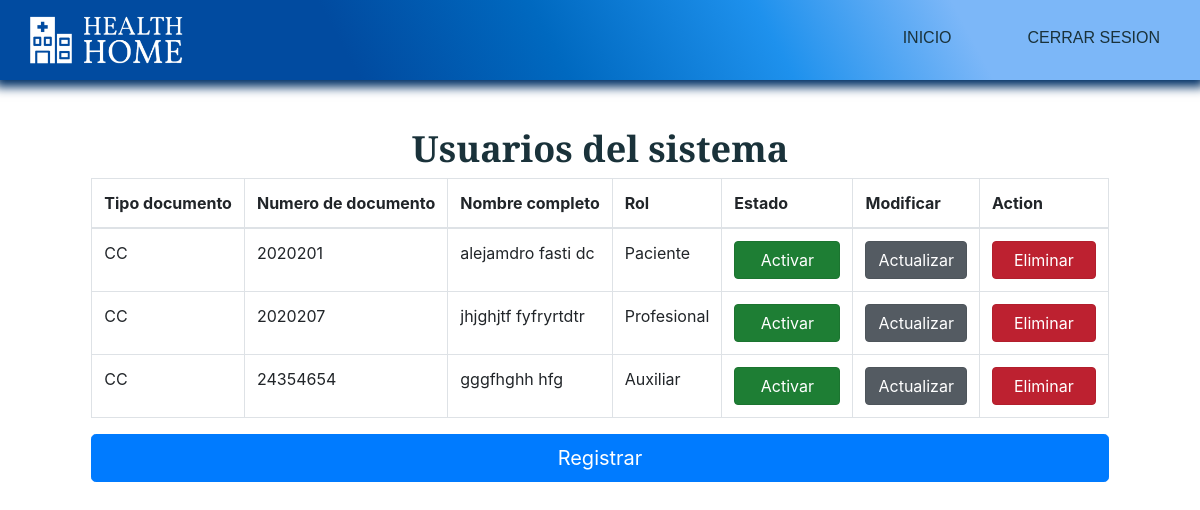
Before: /index.php?c=Administrador&a=gestion_u with the older database file.
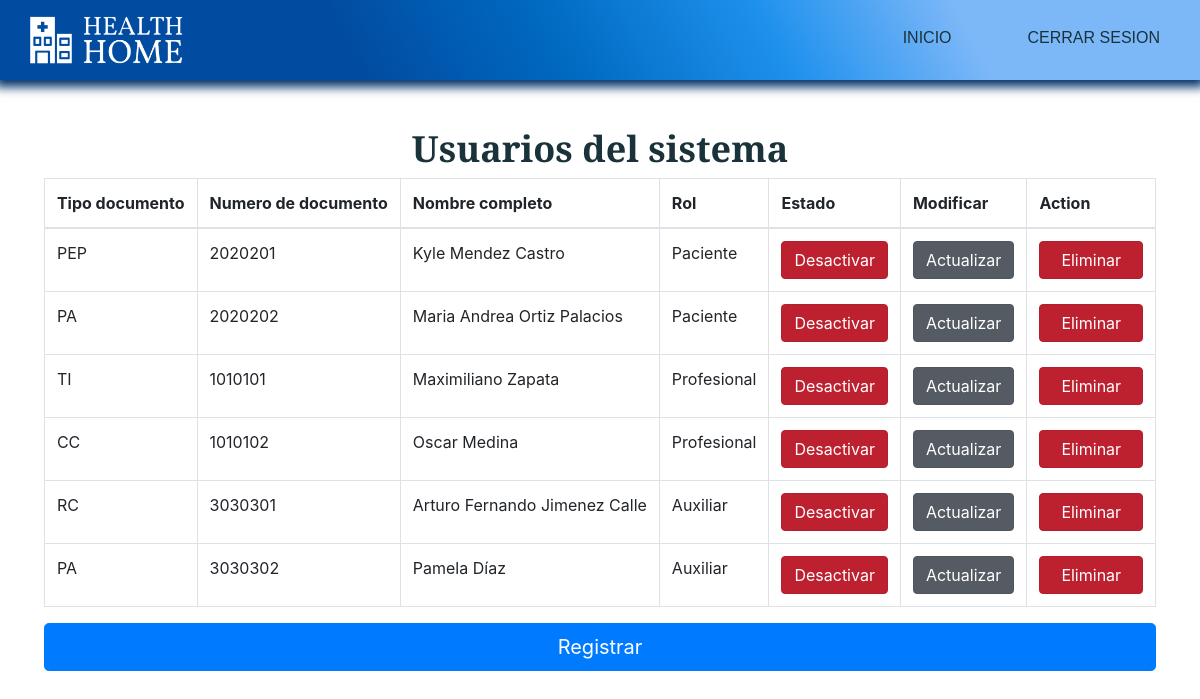
After: the same page with the newer database file.
### tables this page shows
CREATE TABLE `paciente` (
  `id_paciente` varchar(20) NOT NULL,
  `id_tipo_doc` varchar(5) NOT NULL,
  `nombres_pac` varchar(40) NOT NULL,
  `apellidos_pac` varchar(40) NOT NULL,
  `tel_pac` bigint(10) NOT NULL,
  `correo_pac` varchar(30) NOT NULL,
  `sexo_pac` varchar(15) NOT NULL,
  `estado_pac` tinyint(1) NOT NULL,
  `pass_pac` varchar(20) NOT NULL,
  `create_pac` datetime NOT NULL DEFAULT current_timestamp()
);

CREATE TABLE `profesional` (
  `id_profesional` varchar(20) NOT NULL,
  `id_tipo_doc` varchar(5) NOT NULL,
  `id_consultorios` varchar(3) DEFAULT NULL,
  `id_especialidad` tinyint(2) DEFAULT NULL,
  `nombres_prof` varchar(40) NOT NULL,
  `apellidos_prof` varchar(40) NOT NULL,
  `tel_prof` bigint(10) NOT NULL,
  `correo_prof` varchar(30) NOT NULL,
  `dias_laborales` text NOT NULL,
  `franja_horaria` varchar(30) NOT NULL,
  `estado_prof` tinyint(1) NOT NULL,
  `pass_prof` varchar(20) NOT NULL,
  `create_prof` datetime NOT NULL DEFAULT current_timestamp()
);

CREATE TABLE `auxiliar` (
  `id_auxiliar` varchar(20) NOT NULL,
  `id_tipo_doc` varchar(5) NOT NULL,
  `nombres_aux` varchar(40) NOT NULL,
  `apellidos_aux` varchar(40) NOT NULL,
  `tel_aux` bigint(10) NOT NULL,
  `correo_aux` varchar(30) NOT NULL,
  `estado_aux` tinyint(1) NOT NULL,
  `pass_aux` varchar(20) NOT NULL,
  `create_aux` datetime NOT NULL DEFAULT current_timestamp()
);

### controllers/Administrador.php (called while the page is built, shortened)
<?php
	class AdministradorController {
		public function __construct(){
			require_once "models/AdministradorModel.php";
		}
		public function gestion_u(){
			$usuarios = new Administrador_model();
			$data["pacientes"] = $usuarios->get_pacientes();
			$data["profesionales"] = $usuarios->get_profesional();
			$data["auxiliares"] = $usuarios->get_auxiliar();
			require_once "views/administrador/gestion_usuarios/gestion_usuarios.php";
		}
	}
?>

### config/database.php (called while the page is built)
<?php
	class Conectar {
		public static function conexion(){
			$conexion = new mysqli("localhost", "root", "", "clinica_health_home");
			return $conexion;
		}
	}
?>

### models/AdministradorModel.php (called while the page is built, shortened)
<?php
	class Administrador_model {
		private $db;
		private $paciente;
        private $profesional;
        private $auxiliar;
		public function __construct(){
			$this->db = Conectar::conexion();
			$this->paciente = array();
            $this->profesional = array();
            $this->auxiliar = array();
		}
		public function get_pacientes()
		{
			$sql = "SELECT * FROM paciente";
			$resultado = $this->db->query($sql);
			while($row = $resultado->fetch_assoc())
			{
				$this->paciente[] = $row;
			}
			return $this->paciente;
		}
        public function get_profesional()
		{
			$sql = "SELECT * FROM profesional";
			$resultado = $this->db->query($sql);
			while($row = $resultado->fetch_assoc())
			{
				$this->profesional[] = $row;
			}
			return $this->profesional;
		}
        public function get_auxiliar()
		{
			$sql = "SELECT * FROM auxiliar";
			$resultado = $this->db->query($sql);
			while($row = $resultado->fetch_assoc())
			{
				$this->auxiliar[] = $row;
			}
			return $this->auxiliar;
		}
	}
?>

### views/administrador/gestion_usuarios/gestion_usuarios.php (the view, shortened to what this page needs)
<!DOCTYPE html>
<html lang="en">
<head>
    <link rel="stylesheet" href="assets/css/estilos.css">
    <link rel="stylesheet" href="https://stackpath.bootstrapcdn.com/bootstrap/4.4.1/css/bootstrap.min.css">
    <link rel="stylesheet" type="text/css" href="https://cdn.datatables.net/v/bs4/dt-1.10.20/datatables.min.css"/>
    <link rel="stylesheet" type="text/css" href="https://cdn.datatables.net/responsive/2.2.3/css/responsive.dataTables.min.css">
</head>
<body>
    <header>
        <div class="container__menu">
            <div class="logo">
                <img src="assets/images/Logo2.png" alt="">
            </div>
            <div class="menu">
                <nav id="nav">
                    <ul>
                        <li><a href="index.php?c=Administrador&a=index">Inicio</a></li>
                        <li><a href="">Cerrar sesion</a></li>
                    </ul>
                </nav>
            </div>
        </div>
    </header>
    <main>
        <div class="container__cover">
            <div class="cover">
                <div class="caja3">
                    <h1>Usuarios del sistema</h1>
                    <div class="row">
                        <div class="col-lg-12">
                            <table id="example" class="table table-bordered  display nowrap" cellspacing="0" width="100%">
                                <thead>
                                    <tr>
                                        <th>Tipo documento</th>
                                        <th>Numero de documento</th>
                                        <th>Nombre completo</th>
                                        <th>Rol</th>
                                        <th>Estado</th>
                                        <th>Modificar</th>
                                        <th>Action</th>
                                    </tr>
                                </thead>
                                <tbody>
                                    <?php foreach ($data["pacientes"] as $dato) {
                                      if($dato["estado_pac"]==1){
                                        $url="index.php?c=Administrador&a=cambio_estado_1_pac&id=";
                                        $boton="class='btn btn-danger active' role='button' aria-pressed='true'>Desactivar</a>";
                                      }else{
                                        $url="index.php?c=Administrador&a=cambio_estado_2_pac&id=";
                                        $boton="class='btn btn-success active' role='button' aria-pressed='true'>&nbsp&nbsp&nbspActivar&nbsp&nbsp&nbsp</a>";
                                      }
                                      echo "<tr>";
                                      echo "<td>".$dato["id_tipo_doc"]."</td>";
                                      echo "<td>".$dato["id_paciente"]."</td>";
                                      echo "<td>".$dato["nombres_pac"]."&nbsp".$dato["apellidos_pac"]."</td>";
                                      echo "<td> Paciente </td>";
                                      echo "<td><a href='"."$url".$dato["id_paciente"]."' ".$boton."</td>";
                                      echo "<td><a href='index.php?c=Administrador&a=actualizar_pac&id=".$dato["id_paciente"]."' class='btn btn-secondary active' role='button' aria-pressed='true'>Actualizar</a></td>";
                                      echo "<td><a href='index.php?c=Administrador&a=eliminar_pac&id=".$dato["id_paciente"]."' class='btn btn-danger active' role='button' aria-pressed='true'>&nbsp&nbspEliminar&nbsp&nbsp</a></td>";
                                      echo "</tr>";
                                    }
                                    foreach ($data["profesionales"] as $dato){
                                        if($dato["estado_prof"]==1){
                                            $url="index.php?c=Administrador&a=cambio_estado_1_prof&id=";
                                            $boton="class='btn btn-danger active' role='button' aria-pressed='true'>Desactivar</a>";
                                          }else{
                                            $url="index.php?c=Administrador&a=cambio_estado_2_prof&id=";
                                            $boton="class='btn btn-success active' role='button' aria-pressed='true'>&nbsp&nbsp&nbspActivar&nbsp&nbsp&nbsp</a>";
                                          }
                                        echo "<tr>";
                                        echo "<td>".$dato["id_tipo_doc"]."</td>";
                                        echo "<td>".$dato["id_profesional"]."</td>";
                                        echo "<td>".$dato["nombres_prof"]."&nbsp".$dato["apellidos_prof"]."</td>";
                                        echo "<td> Profesional </td>";
                                        echo "<td><a href='"."$url".$dato["id_profesional"]."' ".$boton."</td>";
                                        echo "<td><a href='index.php?c=Administrador&a=actualizar_prof&id=".$dato["id_profesional"]."' class='btn btn-secondary active' role='button' aria-pressed='true'>Actualizar</a></td>";
                                        echo "<td><a href='index.php?c=Administrador&a=eliminar_prof&id=".$dato["id_profesional"]."' class='btn btn-danger active' role='button' aria-pressed='true'>&nbsp&nbspEliminar&nbsp&nbsp</a></td>";
                                        echo "</tr>";
                                    }
                                    foreach ($data["auxiliares"] as $dato){
                                        if($dato["estado_aux"]==1){
                                            $url="index.php?c=Administrador&a=cambio_estado_1_aux&id=";
                                            $boton="class='btn btn-danger active' role='button' aria-pressed='true'>Desactivar</a>";
                                          }else{
                                            $url="index.php?c=Administrador&a=cambio_estado_2_aux&id=";
                                            $boton="class='btn btn-success active' role='button' aria-pressed='true'>&nbsp&nbsp&nbspActivar&nbsp&nbsp&nbsp</a>";
                                          }
                                        echo "<tr>";
                                        echo "<td>".$dato["id_tipo_doc"]."</td>";
                                        echo "<td>".$dato["id_auxiliar"]."</td>";
                                        echo "<td>".$dato["nombres_aux"]."&nbsp".$dato["apellidos_aux"]."</td>";
                                        echo "<td> Auxiliar </td>";
                                        echo "<td><a href='"."$url".$dato["id_auxiliar"]."' ".$boton."</td>";
                                        echo "<td><a href='index.php?c=Administrador&a=actualizar_aux&id=".$dato["id_auxiliar"]."' class='btn btn-secondary active' role='button' aria-pressed='true'>Actualizar</a></td>";
                                        echo "<td><a href='index.php?c=Administrador&a=eliminar_aux&id=".$dato["id_auxiliar"]."' class='btn btn-danger active' role='button' aria-pressed='true'>&nbsp&nbspEliminar&nbsp&nbsp</a></td>";
                                        echo "</tr>";
                                    }
                                    ?>
                                </tbody>
                            </table>
                        </div>
                    </div>
                    <button id="btn1" class="btn btn-primary btn-lg btn-block">Registrar</button>
                </div>
            </div>
        </div>
    </main>
</body>
</html>

### index.php (shortened to what this page needs)
<?php
	require_once "config/database.php";
    require_once "core/routes.php";
    require_once "controllers/Administrador.php";
	if(isset($_GET['c'])){
		$controlador = cargarControlador($_GET['c']);
		if(isset($_GET['a'])){
			if(isset($_GET['id'])){
				cargarAccion($controlador, $_GET['a'], $_GET['id']);
				} else {
				cargarAccion($controlador, $_GET['a']);
			}
			} else {
			cargarAccion($controlador, ACCION_PRINCIPAL);
		}
		} else {
		$controlador = cargarControlador(CONTROLADOR_PRINCIPAL);
		$accionTmp = ACCION_PRINCIPAL;
		$controlador->$accionTmp();
	}
?>

### core/routes.php (shortened to what this page needs)
<?php
	function cargarAccion($controller, $accion, $id = null){
		if(isset($accion) && method_exists($controller, $accion)){
			if($id == null){
				$controller->$accion();
				} else {
				$controller->$accion($id);
			}
			} else {
			$controller->ACCION_PRINCIPAL();
		}
	}
?>

### assets/css/estilos.css (style rules this page uses)
* { margin: 0; padding: 0; box-sizing: border-box; }
body { font-family: 'Montserrat', sans-serif; }
header { box-shadow: 0px 2px 10px 5px rgb(1, 48, 102); width: 100%; height: 80px; position: fixed; z-index: 1; padding: 40px; background: linear-gradient(62deg, rgba(1, 75, 160, 1) 29%, rgba(0, 105, 192, 1) 46%, rgba(30, 145, 237, 1) 64%, rgba(124, 183, 248, 1) 80%); }
.container__menu { max-width: 1200px; height: 100%; margin: auto; display: flex; justify-content: space-between; }
.logo { height: 100%; display: flex; align-items: center; }
.logo img { width: 170px; }
.menu { display: flex; align-items: center; margin-top: 11px; }
.menu ul { display: flex; }
.menu ul li { list-style: none; margin-left: 36px; }
.menu ul li a { font-family: 'Merriweather Sans', sans-serif; text-decoration: none; font-size: 16px; color: #1A323A; text-transform: uppercase; }
header nav ul li { padding: 10px 20px; -webkit-transition: all 500ms ease; -o-transition: all 500ms ease; transition: all 500ms ease; }
.container__cover { width: 100%; background-image: white; background-position: right; background-repeat: no-repeat; padding: 21px; }
.cover { max-width: 1200px; height: 100%; margin: auto; display: flex; align-items: center; justify-content: space-between; }
.row { --bs-gutter-x: 1.5rem; --bs-gutter-y: 0; display: flex; flex-wrap: wrap; margin-top: calc(-1 * var(--bs-gutter-y)); margin-right: calc(-0.5 * var(--bs-gutter-x)); margin-left: calc(-0.5 * var(--bs-gutter-x)); flex-direction: row; align-content: stretch; justify-content: center; }
.container__cover .caja3 { max-width: 100%; justify-content: center; margin-left: auto; margin-right: auto; align-content: center; align-items: center; margin-top: 106px; }
.container__cover .caja3 h1 { font-family: 'Merriweather Sans', sans-serif; font-size: 36px; font-weight: 600; text-align: center; color: #1A323A; margin-left: auto; margin-right: auto; }
@media screen and (max-width: 1700px) { .container__cover { background-position: 50%; } }
@media screen and (max-width:1200px) { header { padding: 20px; } }
@media screen and (max-width:1200px) { .container__cover { background-position: -100px; } }
table thead { background-color: white; }

Changed rows visible on the page:
removed profesional: id_tipo_doc "CC", id_profesional "2020207", nombres_prof "jhjghjtf", apellidos_prof "fyfryrtdtr", estado_prof "Activar"
removed auxiliar: id_tipo_doc "CC", id_auxiliar "24354654", nombres_aux "gggfhghh", apellidos_aux "hfg", estado_aux "Activar"
changed paciente id 2020201: id_tipo_doc "CC" → "PEP"; nombres_pac "alejamdro fasti" → "Kyle"; apellidos_pac "dc" → "Mendez Castro"; estado_pac "Activar" → "Desactivar"
added paciente: id_tipo_doc "PA", id_paciente "2020202", nombres_pac "Maria Andrea", apellidos_pac "Ortiz Palacios", estado_pac "Desactivar"
added profesional: id_tipo_doc "TI", id_profesional "1010101", nombres_prof "Maximiliano", apellidos_prof "Zapata", estado_prof "Desactivar"
added profesional: id_tipo_doc "CC", id_profesional "1010102", nombres_prof "Oscar", apellidos_prof "Medina", estado_prof "Desactivar"
added auxiliar: id_tipo_doc "RC", id_auxiliar "3030301", nombres_aux "Arturo Fernando", apellidos_aux "Jimenez Calle", estado_aux "Desactivar"
added auxiliar: id_tipo_doc "PA", id_auxiliar "3030302", nombres_aux "Pamela", apellidos_aux "Díaz", estado_aux "Desactivar"
